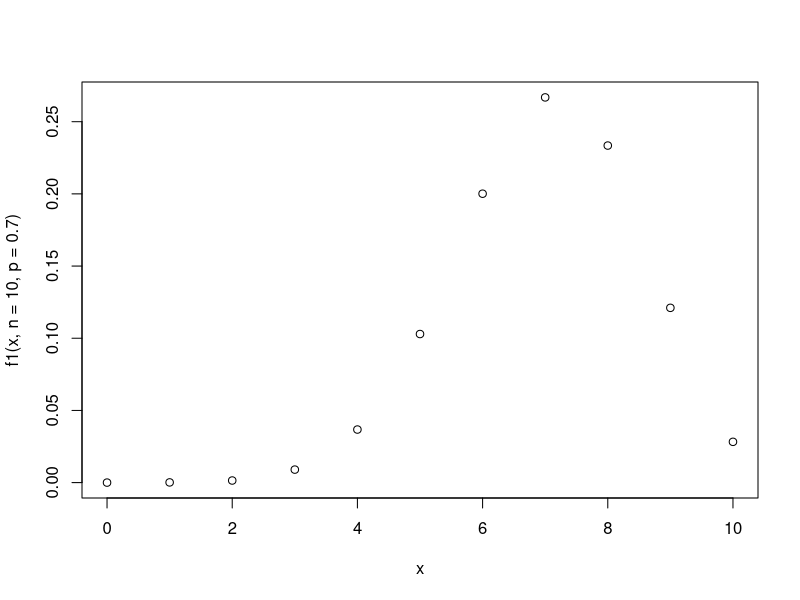
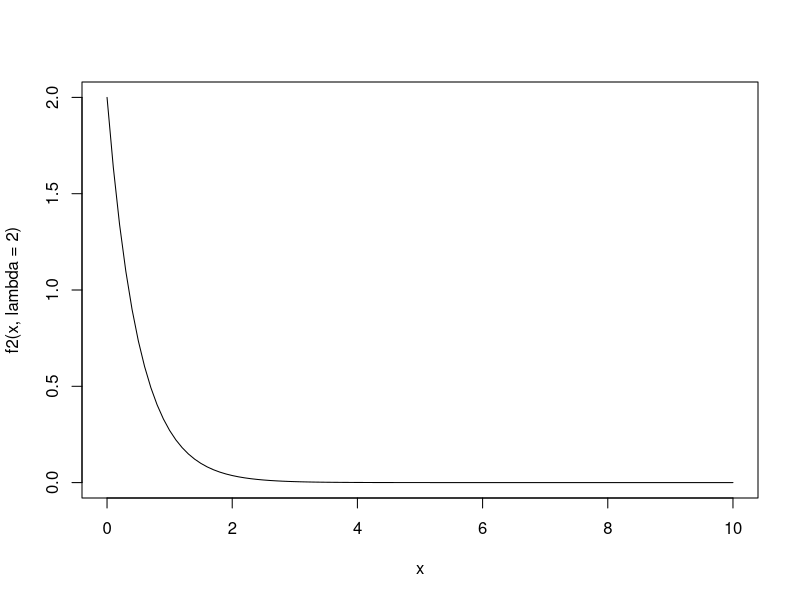
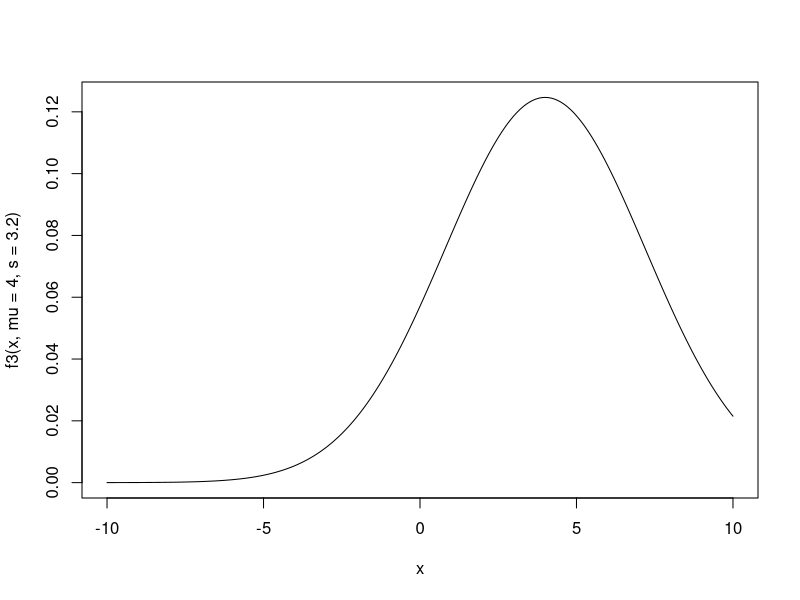
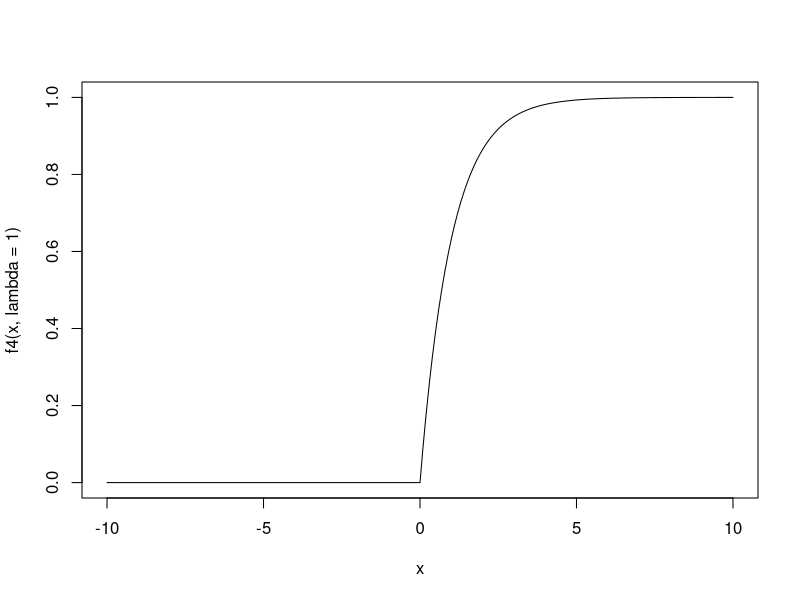
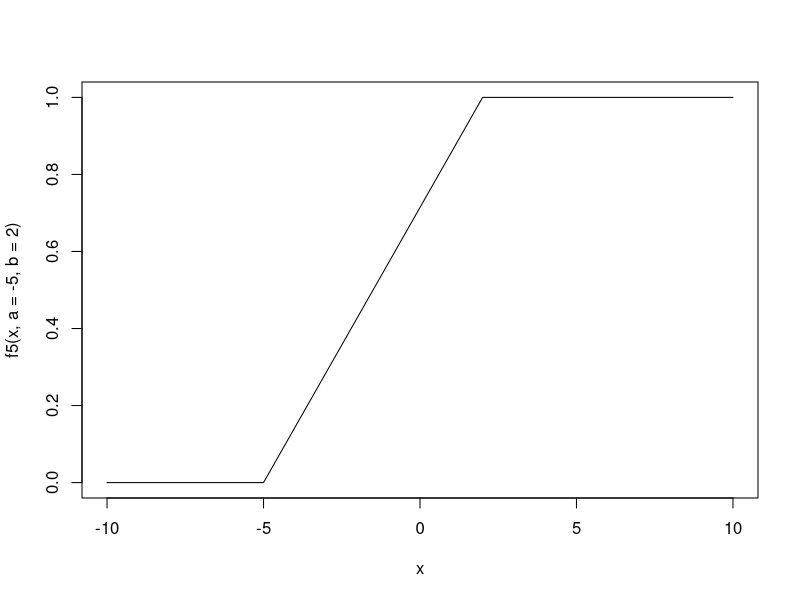

The R source for these figures, in order:




f1 <- function(x,n=20,p=0.5){
  # x must be an whole number between 0 and n, endpoints included
  factorial(n)/(factorial(x)*factorial(n-x))*p^x*(1-p)^(n-x)
}


x <- seq(0,10,1)
plot(x,f1(x, n = 10, p = 0.7))



f2 <- function(x,lambda=1){
  # x must be positive
  lambda*exp(-lambda*x)
}

x <- seq(0,10,0.1)
plot(x,f2(x, lambda = 2), type = "l")



f3 <- function(x,mu=0,s=1){
  (1/sqrt(2*pi*s^2))*exp(-(x-mu)^2/(2*s^2))
}

x <- seq(-10,10,0.1)
plot(x,f3(x,mu=4,s=3.2), type = "l")

f4 <- function(x,lambda=1){
  
  out <- rep(0,length(x))
  out[(x > 0)] <- 1 - exp(-lambda*x[(x > 0)])
  
  return(out)
}


x <- seq(-10,10,0.1)
plot(x,f4(x, lambda = 1), type = "l")




f5 <- function(x,a=0,b=1){
  
  out <- rep(0,length(x))
  out[(a <= x) & (x <= b)] <- (x[(a <= x) & (x <= b)]-a)/(b-a)
  out[(x > b)] <- 1
  
  return(out)
}

x <- seq(-10,10,0.1)
plot(x,f5(x,a=-5,b=2), type = "l")









